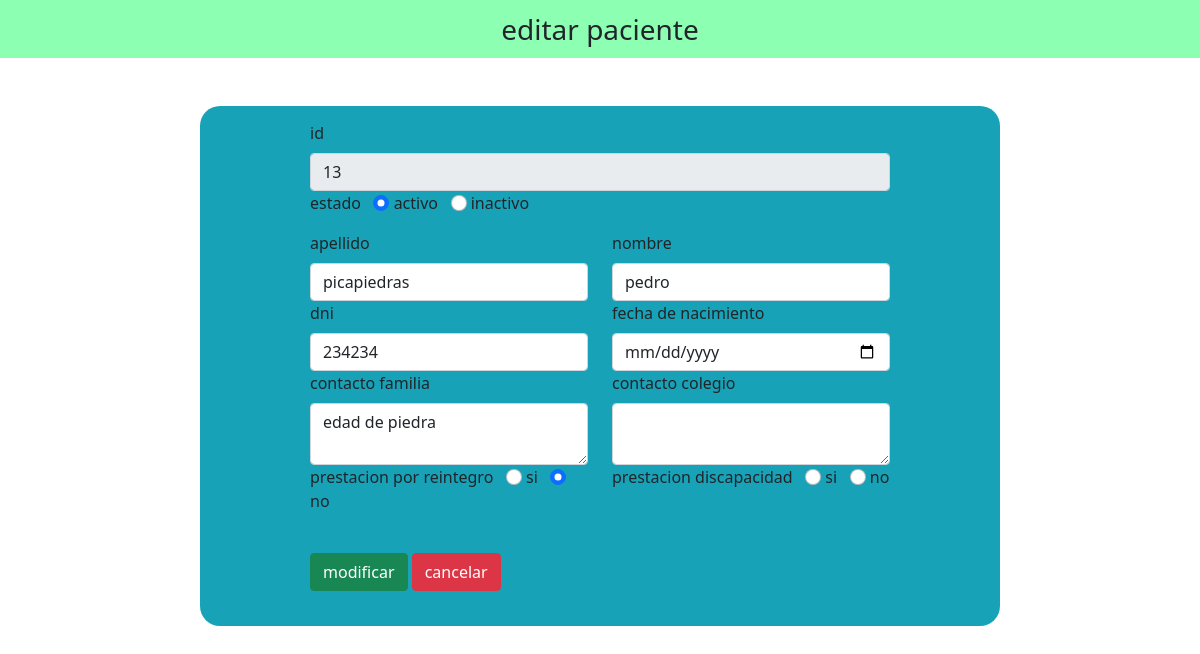
The page /modules/pacientes/pacientesEdit.php?id=13 on the database as committed earlier.
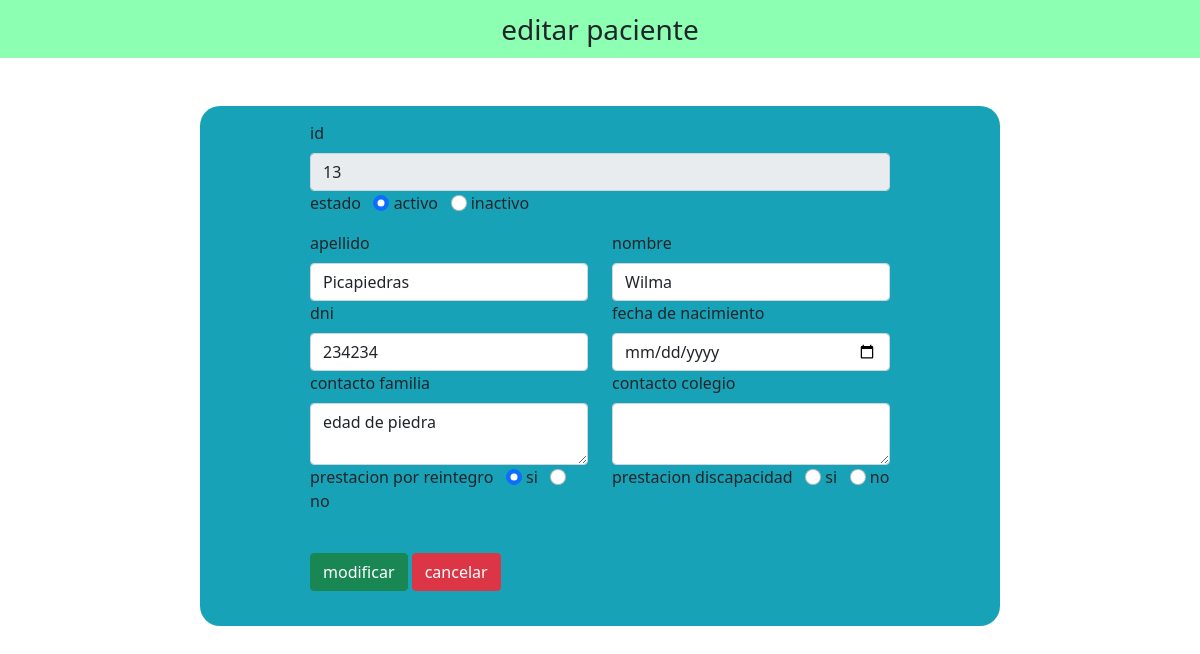
The same page on the database as committed later.
### tables this page shows
CREATE TABLE IF NOT EXISTS `pacientes` (
  `id` int NOT NULL AUTO_INCREMENT,
  `apellido` varchar(100) NOT NULL,
  `nombre` varchar(100) NOT NULL,
  `dni` varchar(8) NOT NULL,
  `direccion` varchar(150) NOT NULL,
  `cobertura1` tinyint NOT NULL,
  `c1numero` bigint NOT NULL,
  `contacto` text NOT NULL,
  `estado` tinyint(1) NOT NULL DEFAULT '1',
  `reintegro` tinyint DEFAULT '0',
  PRIMARY KEY (`id`),
  UNIQUE KEY `dni` (`dni`),
  KEY `FK_cobertura_persona` (`cobertura1`)
);

### modules/pacientes/pacientesEdit.php (the view, shortened to what this page needs)
<!DOCTYPE html>
<html lang="en">
<head>
    <link rel="stylesheet" href="../../assets/bootstrap/css/bootstrap.min.css">
    <link rel="stylesheet" href="https://cdnjs.cloudflare.com/ajax/libs/font-awesome/6.2.0/css/all.min.css" />
    <link rel="stylesheet" href="./pacientesAdd.css">
</head>
<body>
    <nav class="navbar navbar-light justify-content-center fs-3 mb-5" style="background-color: #00FF5573";>
        editar paciente
    </nav>
    <?php
        $conexion = regresarConexion();
        $id = $_GET['id'];
        $consulta = "select * from pacientes where id = $id limit 1";
        $result = mysqli_query($conexion, $consulta);
        $row = mysqli_fetch_assoc($result);
    ?>
    <div class="container d-flex justify-content-center">
        <form action="pacientesCrud.php" method="post" style="width: 50vw; min-width: 300px;">
            <div id="add-box" class="col-md-12">
                <div class="row">
                    <div class="col">
                        <label class="form-label">id</label>
                        <input type="numeric" class="form-control" name="id" value="<?php echo $id ?>" readonly>
                    </div>
                    <div class="row">
                        <div class="col">
                            <div class="form-group mb-3">
                                <label>estado</label> &nbsp;
                                <input type="radio" class="form-check-input" name="estado"
                                id="activo" value="activo" <?php echo($row['estado'] == '1') ? "checked" : "";?> >
                                <label for="male" class="form-input-label">activo</label>
                                <input type="radio" class="form-check-input" name="estado"
                                id="inactivo" value="inactivo" <?php echo($row['estado'] == '0') ? "checked" : "";?> >
                                <label for="male" class="form-input-label">inactivo</label>
                            </div>
                        </div>
                    </div>
                    <div class="col">
                        <label class="form-label">apellido</label>
                        <input type="text" class="form-control" name="apellido" value="<?php echo $row['apellido']?>">
                    </div>
                    <div class="col">
                        <label class="form-label">nombre</label>
                        <input type="text" class="form-control" name="nombre" value="<?php echo $row['nombre']?>">
                    </div>
                </div>
                <div class="row">
                    <div class="col">
                        <label class="form-label">dni</label>
                        <input type="number" class="form-control" name="dni" value="<?php echo $row['dni']?>">
                    </div>
                    <div class="col-md-6">
                        <label class="form-label">fecha de nacimiento</label>
                        <input type="date" class="form-control" name="fecNac" value="<?php echo $row['fechaNacimiento']?>">
                    </div>
                </div>
                <div class="row">
                    <div class="col-md-6">
                        <label class="form-label">contacto familia</label>
                        <textarea name="contacto" class="form-control" id="contacto"><?php echo $row['contacto']?></textarea>
                    </div>
                    <div class="col-md-6">
                        <label class="form-label">contacto colegio</label>
                        <textarea name="contactoColegio" class="form-control" id="contactoColegio"><?php echo $row['contactoColegio']?></textarea>
                    </div>
                </div>
                <div class="row">
                    <div class="col">
                        <div class="form-group mb-3">
                            <label>prestacion por reintegro</label> &nbsp;
                            <input type="radio" class="form-check-input" name="reintegro"
                                id="activo" value="si" <?php echo($row['reintegro'] == '1') ? "checked" : "";?> >
                            <label for="si" class="form-input-label">si</label>
                            <input type="radio" class="form-check-input" name="reintegro"
                                id="inactivo" value="no" <?php echo($row['reintegro'] == '0') ? "checked" : "";?> >
                            <label for="no" class="form-input-label">no</label>
                        </div>
                    </div>
                    <div class="col">
                        <div class="form-group mb-3">
                            <label>prestacion discapacidad</label> &nbsp;
                            <input type="radio" class="form-check-input" name="discapacidad"
                                id="activo" value="si" <?php echo($row['tipoCobertura'] == '1') ? "checked" : "";?> >
                            <label for="si" class="form-input-label">si</label>
                            <input type="radio" class="form-check-input" name="discapacidad"
                                id="inactivo" value="no" <?php echo($row['tipoCobertura'] == '2') ? "checked" : "";?> >
                            <label for="no" class="form-input-label">no</label>
                        </div>
                    </div>
                </div>
                <div>
                    <br>
                    <button type="submit" class="btn btn-success" name="submit">modificar</button>
                    <a href="pacientes.php" class="btn btn-danger">cancelar</a>
                </div>
            </div>
        </form>
    </div>
</body>
</html>

### modules/pacientes/pacientesAdd.css (style rules this page uses)
.container { background-color: #17a2b8; height: 520px; max-width: 800px; margin-top: 10px; border-radius: 20px; }
.container #add-box { margin-top: 5px; padding: 10px; }

Rows that differ between the two databases and show on the page:
changed pacientes "edad de piedra": apellido "picapiedras" → "Picapiedras"; nombre "pedro" → "Wilma"; reintegro "☐" → "☑"; reintegro "☑" → "☐"
